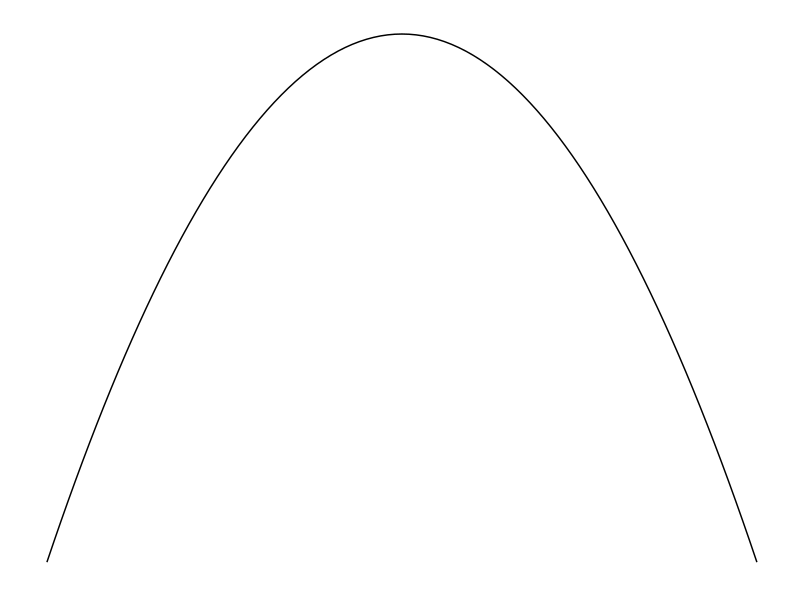
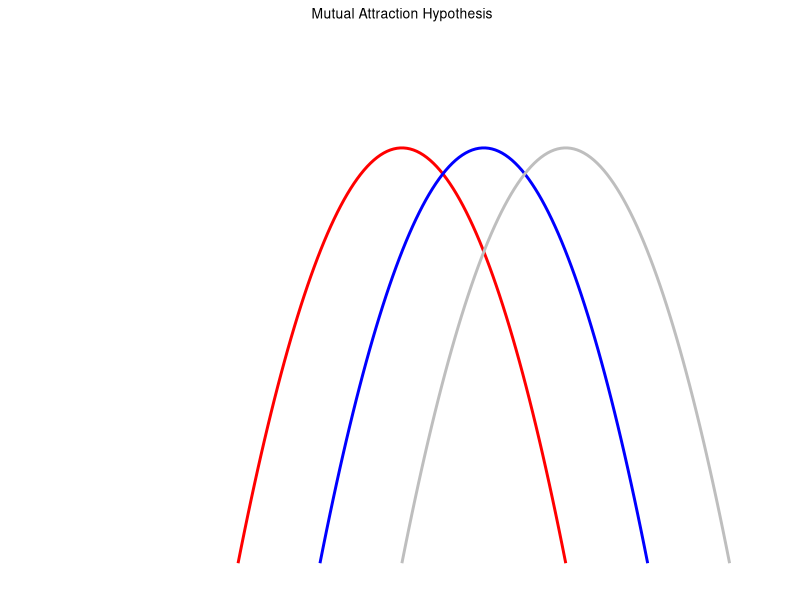
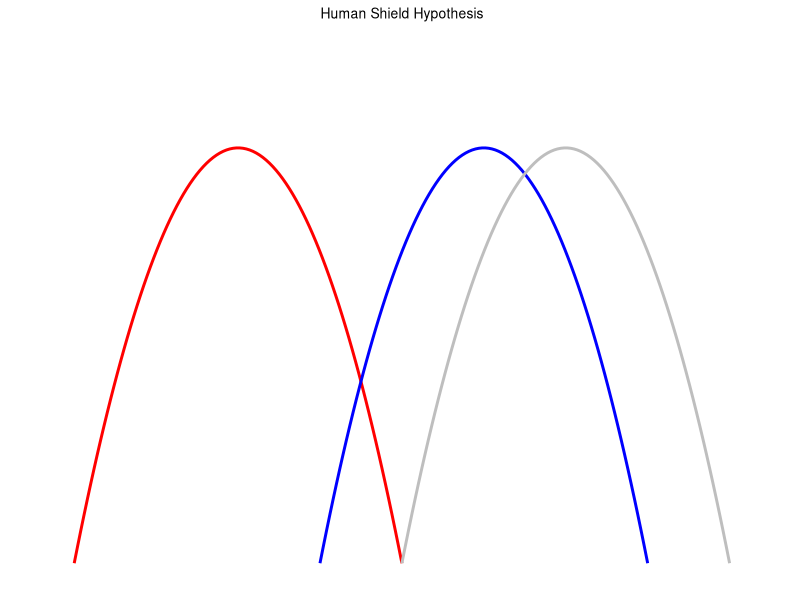
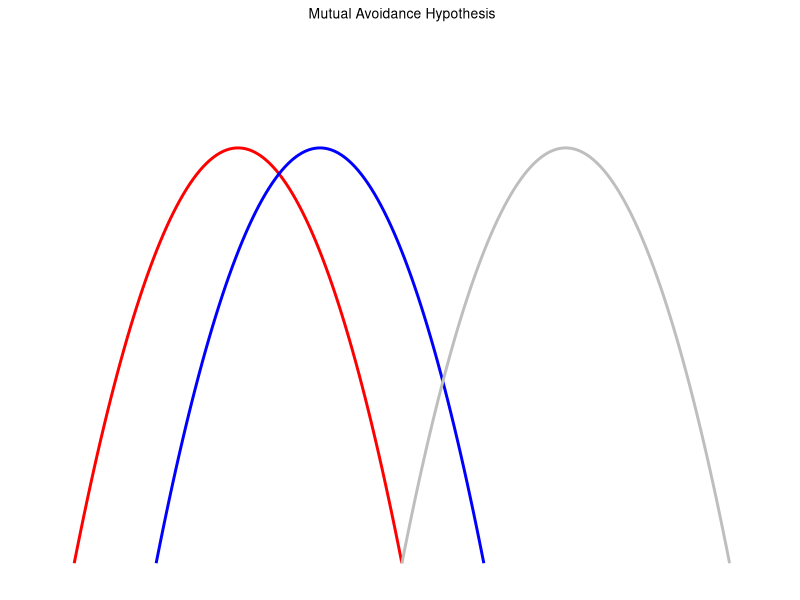
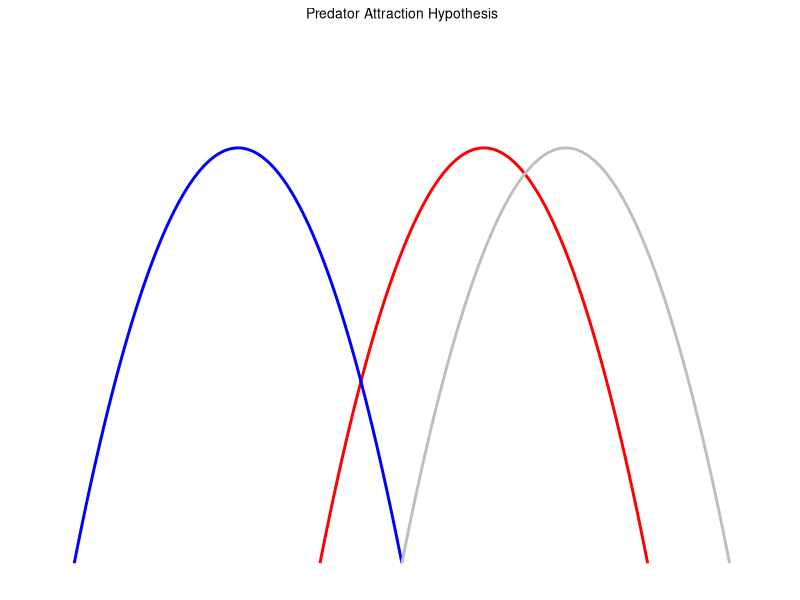
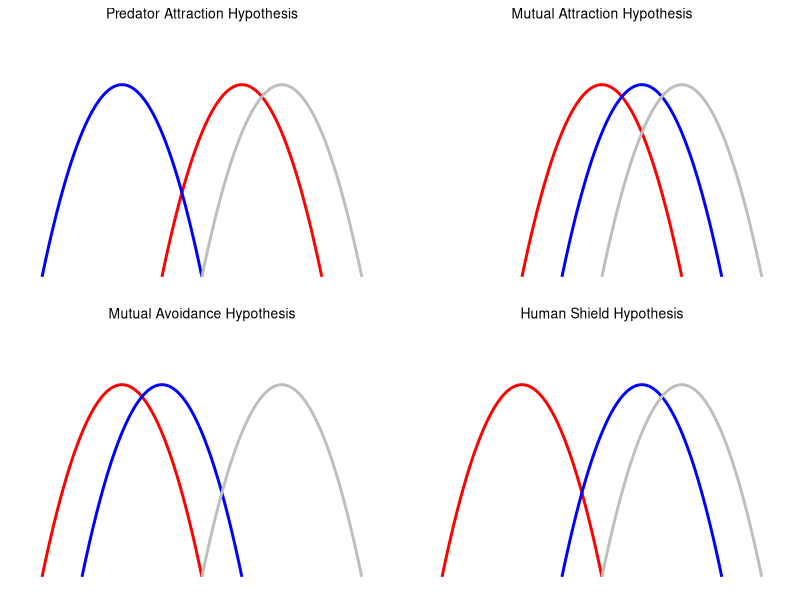

Reproduce these figures in R, in order.
# conceptual framework for four hypotheses of human avoidance/attraction in predator-prey interactions
# Margaret Mercer
# June 8, 2024

# load packages
library(ggplot2)
library(gridExtra)

quadratic_fun <- function(x){
  -(x^2)
}

# basic parabola(s)
ggplot(data.frame(x = c(-30, 30)), aes(x = x)) +
  stat_function(fun = quadratic_fun) + xlim(c(-20, 20)) +
  theme_classic() +
  theme(axis.title.y = element_blank(),
        axis.title.x = element_blank(),
        panel.border = element_blank(),
        legend.position = "none",
        axis.text.y = element_blank(),
        axis.text.x = element_blank(),
        axis.ticks = element_blank(),
        axis.line = element_blank())








# Define the function for an upside down parabola
parabola <- function(x, a = -1, b = 0, c = 0) {
  return(a * (x - b)^2 + c)
}

# Create a sequence of x values
x_value_pred <- seq(-45, 15, length.out = 100)
x_value_prey <- seq(-30, 30, length.out = 100)
x_value_human <- seq(-15, 45, length.out = 100)


# Create a data frame for the three parabolas
df <- data.frame(
  x = rep(c(x_value_pred, x_value_prey, x_value_human)),
  y = c(parabola(x_value_pred, b = -15), parabola(x_value_prey, b = 0), parabola(x_value_human, b = 15)),
  parabola = factor(rep(c("Parabola 1", "Parabola 2", "Parabola 3"), each = 100))
)

# Create the plot using ggplot
mat <- ggplot(df, aes(x = x, y = y, color = parabola)) +
  geom_line(size = 1) +
  labs(title = "Mutual Attraction Hypothesis",
       x = "x", y = "y") +
  scale_color_manual(values = c("red", "blue", "gray")) +
  xlim(-80, 50) +
  ylim(-900, 200) +
  theme(legend.title = element_blank()) +
  theme_classic() +
  theme(axis.title.y = element_blank(),
        axis.title.x = element_blank(),
        panel.border = element_blank(),
        legend.position = "none",
        axis.text.y = element_blank(),
        axis.text.x = element_blank(),
        axis.ticks = element_blank(),
        axis.line = element_blank(),
        plot.title = element_text(size = 10, hjust = 0.5))
mat
# this works great
# 
# # now we try to shade the area under the first two parabolas (pred and prey)
# # get overlap for area under the two curves
# intersection_points <- df %>%
#   filter(parabola == "Parabola 1") %>%
#   inner_join(df %>% filter(parabola == "Parabola 2"), by = "x", suffix = c(".1", ".2")) %>%
#   filter(y.1 <= y.2)
# # so it seems like this didn't work at all
# 
# # Create polygon data for the shaded area
# polygon_data <- bind_rows(
#   intersection_points %>%
#     select(x, y = y.1),
#   intersection_points %>%
#     arrange(desc(x)) %>%
#     select(x, y = y.2))
# 
# 
# ggplot() +
#   geom_line(data = df, aes(x = x, y = y, color = parabola, fill = parabola), size = 1) +
#   labs(title = "Three Upside Down Parabolas", x = NULL, y = NULL) +
#   scale_color_manual(values = c("red", "blue", "gray")) +
#   xlim(-80, 50) +
#   theme_classic() +
#   theme(
#     legend.title = element_blank(),
#     legend.position = "none",
#     axis.text = element_blank(),
#     axis.ticks = element_blank(),
#     axis.line = element_blank(),
#     panel.border = element_blank()
#   )
# 
# ggplot() +
#   geom_polygon(data = polygon_data, aes(x = x, y = y), fill = "grey", alpha = 0.5)
# # this just comes out as a gray square :')




# lets put a pin in that and move on to making the curves look the way we want for the different quadrants

# human shield
# Create a sequence of x values
x_value_pred <- seq(-75, -15, length.out = 100)
x_value_prey <- seq(-30, 30, length.out = 100)
x_value_human <- seq(-15, 45, length.out = 100)

# Create a data frame for the three parabolas
df <- data.frame(
  x = rep(c(x_value_pred, x_value_prey, x_value_human)),
  y = c(parabola(x_value_pred, b = -45), parabola(x_value_prey, b = 0), parabola(x_value_human, b = 15)),
  parabola = factor(rep(c("Parabola 1", "Parabola 2", "Parabola 3"), each = 100))
)

# Create the plot using ggplot
hs <- ggplot(df, aes(x = x, y = y, color = parabola)) +
  geom_line(size = 1) +
  labs(title = "Human Shield Hypothesis",
       x = "x", y = "y") +
  scale_color_manual(values = c("red", "blue", "gray")) +
  xlim(-80, 50) +
  ylim(-900, 200) +
  theme(legend.title = element_blank()) +
  theme_classic() +
  theme(axis.title.y = element_blank(),
        axis.title.x = element_blank(),
        panel.border = element_blank(),
        legend.position = "none",
        axis.text.y = element_blank(),
        axis.text.x = element_blank(),
        axis.ticks = element_blank(),
        axis.line = element_blank(),
        plot.title = element_text(size = 10, hjust = 0.5))
hs

# mutual avoidance
# Create a sequence of x values
x_value_pred <- seq(-75, -15, length.out = 100)
x_value_prey <- seq(-60, 0, length.out = 100)
x_value_human <- seq(-15, 45, length.out = 100)


# Create a data frame for the three parabolas
df <- data.frame(
  x = rep(c(x_value_pred, x_value_prey, x_value_human)),
  y = c(parabola(x_value_pred, b = -45), parabola(x_value_prey, b = -30), parabola(x_value_human, b = 15)),
  parabola = factor(rep(c("Parabola 1", "Parabola 2", "Parabola 3"), each = 100))
)

# Create the plot using ggplot
mav <- ggplot(df, aes(x = x, y = y, color = parabola)) +
  geom_line(size = 1) +
  labs(title = "Mutual Avoidance Hypothesis",
       x = "x", y = "y") +
  scale_color_manual(values = c("red", "blue", "gray")) +
  xlim(-80, 50) +
  ylim(-900, 200) +
  theme(legend.title = element_blank()) +
  theme_classic() +
  theme(axis.title.y = element_blank(),
        axis.title.x = element_blank(),
        panel.border = element_blank(),
        legend.position = "none",
        axis.text.y = element_blank(),
        axis.text.x = element_blank(),
        axis.ticks = element_blank(),
        axis.line = element_blank(),
        plot.title = element_text(size = 10, hjust = 0.5))
mav


# predator attraction
# Create a sequence of x values
x_value_pred <- seq(-30, 30, length.out = 100)
x_value_prey <- seq(-75, -15, length.out = 100)
x_value_human <- seq(-15, 45, length.out = 100)


# Create a data frame for the three parabolas
df <- data.frame(
  x = rep(c(x_value_pred, x_value_prey, x_value_human)),
  y = c(parabola(x_value_pred, b = 0), parabola(x_value_prey, b = -45), parabola(x_value_human, b = 15)),
  parabola = factor(rep(c("Parabola 1", "Parabola 2", "Parabola 3"), each = 100))
)

# Create the plot using ggplot
pa <- ggplot(df, aes(x = x, y = y, color = parabola)) +
  geom_line(size = 1) +
  labs(title = "Predator Attraction Hypothesis",
       x = "x", y = "y") +
  scale_color_manual(values = c("red", "blue", "gray")) +
  xlim(-80, 50) +
  ylim(-900, 200) +
  theme(legend.title = element_blank()) +
  theme_classic() +
  theme(axis.title.y = element_blank(),
        axis.title.x = element_blank(),
        panel.border = element_blank(),
        legend.position = "none",
        axis.text.y = element_blank(),
        axis.text.x = element_blank(),
        axis.ticks = element_blank(),
        axis.line = element_blank(),
        plot.title = element_text(size = 10, hjust = 0.5))
pa

# stick the four curves together
g <- grid.arrange(pa, mat, mav, hs, ncol=2)


